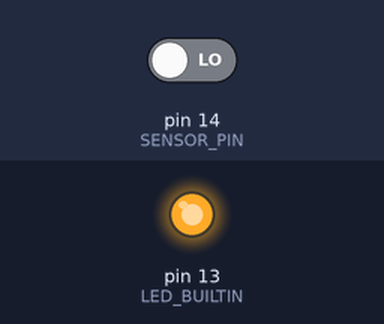
Simulated run of this sketch. Board: Arduino Uno, built with avr-gcc and run on an emulated ATmega328P. Shown: output pins drawn as LEDs (lit = HIGH). Inputs (shaded band) come from the test bench; at power-on: pin 14 (SENSOR_PIN) LOW. What the sketch prints to the serial monitor is not drawn.

Above: at 1.2 s.
1.3 s: pin 14 (SENSOR_PIN) driven HIGH
At 2.2 s:
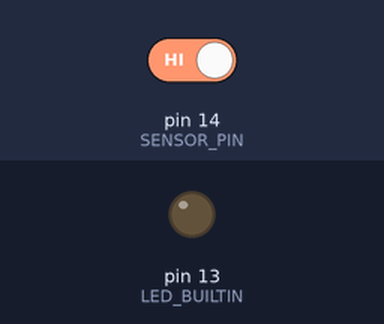
2.8 s: pin 14 (SENSOR_PIN) driven LOW
At 3.4 s:
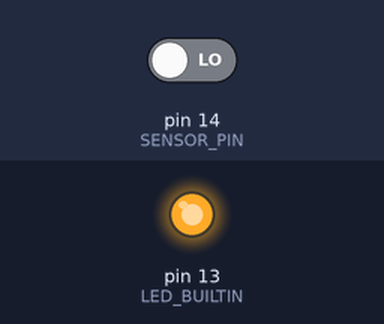
Timing chart, 0 to 5.8 s (numbered marks = the images above; inputs shaded):
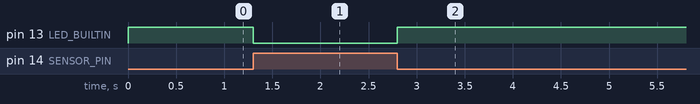

The sketch:

slot_sensor_read.ino
```cpp
#define SENSOR_PIN 14  // D5 = GPIO14

bool isBlocking = false;
unsigned long blockStartTime = 0;

void setup() {
  Serial.begin(115200);
  pinMode(SENSOR_PIN, INPUT);
  pinMode(LED_BUILTIN, OUTPUT);
  digitalWrite(LED_BUILTIN, HIGH);  // 熄灭LED
}

void loop() {
  int val = digitalRead(SENSOR_PIN);

  if (val == HIGH && !isBlocking) {
    // 遮挡刚刚开始
    isBlocking = true;
    blockStartTime = micros();
    digitalWrite(LED_BUILTIN, LOW);  // 点亮LED
  }

  else if (val == LOW && isBlocking) {
    // 遮挡刚刚结束
    isBlocking = false;
    unsigned long blockDuration = micros() - blockStartTime;
    float blockMs = blockDuration / 1000.0;  // 转为毫秒，保留3位
    Serial.print("遮挡时间：");
    Serial.print(blockMs, 3);
    Serial.println(" ms");
    digitalWrite(LED_BUILTIN, HIGH);  // 熄灭LED
  }

  // 为避免过度轮询，略加延时
  delayMicroseconds(200);  // 检测频率约 5kHz
}
```

Measured:
- after the input at 1.3 s, pin 13 (LED_BUILTIN): HIGH → LOW at once
- after the input at 2.8 s, pin 13 (LED_BUILTIN): LOW → HIGH at once
